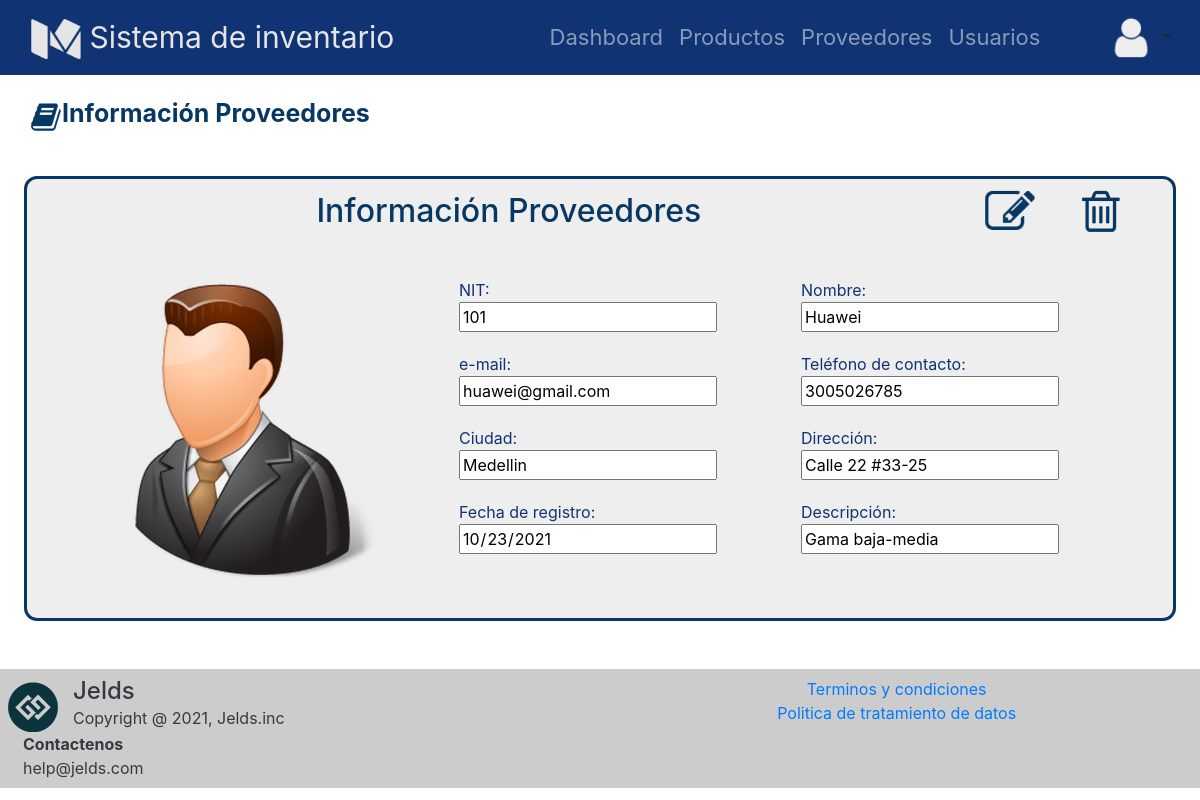
The page /proveedores/informacion/101 on the database as committed earlier.
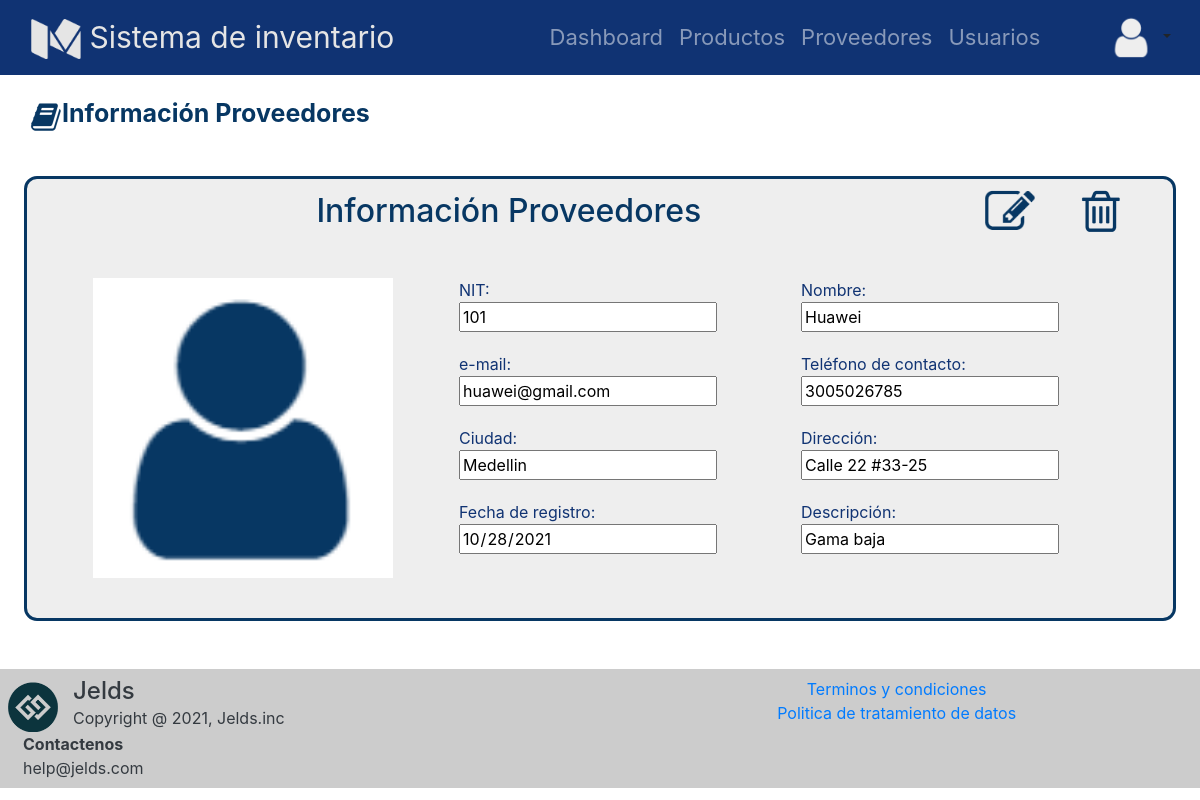
The same page on the database as committed later.
### tables this page shows
CREATE TABLE proveedor (id_prov INTEGER NOT NULL, nom_prov VARCHAR (25) NOT NULL, dirección_prov VARCHAR (30) NOT NULL, email_prov VARCHAR NOT NULL, fecha_ingreso_prov DATETIME DEFAULT CURRENT_TIMESTAMP, img_prov VARCHAR, ciudad_prov VARCHAR (30) NOT NULL, tel_prov INTEGER, desc_prov TEXT, PRIMARY KEY (id_prov));

### app.py (the view)
@app.route("/proveedores/informacion/<int:id>", methods=["GET"])
def info_proveedor_vista(id):
    proveedor=get_one_proveedor(id)
    submenu="Información"
    menu="Proveedores"
    return render_template('formularioProUser.html', submenu=submenu, menu=menu, tabla=proveedor)

### database/database_controller.py (called while the page is built)
def get_one_proveedor(id):
    db = get_db()
    cursor = db.cursor()
    statement= "SELECT id_prov,nom_prov,dirección_prov,email_prov,ciudad_prov,img_prov,fecha_ingreso_prov,desc_prov,tel_prov FROM proveedor WHERE id_prov=?;"
    cursor.execute(statement,[id])
    return cursor.fetchone()

### database/db.py (called while the page is built)
def get_db():
    try:
        if 'db' not in g:
            g.db = sqlite3.connect('database/inventario.db')
        return g.db
    except Error:
        print("Error en la base de datos: " + Error)

### templates/formularioProUser.html (shortened to what the changed rows need)
{% extends "base.html" %}
{% block css %}
<link rel="stylesheet" href="{{ url_for('static', filename='css/normalize.min.css') }}">
<link rel="stylesheet" href="https://cdn.jsdelivr.net/npm/bootstrap@4.5.3/dist/css/bootstrap.min.css">
<link rel="stylesheet" href="{{ url_for('static', filename='css/estiloproducto.css') }}">
{% endblock %}
{% block content %}
<section >
    <div class="presentacion">
        <div class="container">
            <div class="row m-sm-2" id="contenedor_titulo">
                <div class="col-10">
                     <h2>{{submenu}} {{menu}}</h2>
                 </div>
            </div>
        </div>
        <div class="foto-formulario">
            {%if submenu == 'Editar'%}
            <div class="foto_producto">
                <div class="contenedor_img">
                    <div id="preview" class="imagen"><img src="/static/img/{{tabla[5]}}" alt=""></div>
                </div>
                <div class="input-group">
                    <input type="file" accept="image/*" form="formulario" name="img" class="" id="seleccionArchivos" aria-describedby="inputGroupFileAddon04" aria-label="Upload" onclick="previsualizar()">
                    <script src="/static/js/script.js"></script>
                </div>
            </div>
            <div class="formulario">
                <form action="/update-{{menu}}"  id="formulario" method="POST">
                    {%if menu=='Usuarios'%}
                    <div>
                        <p>
                            Identificación:
                        </p>
                        <input readonly value="{{tabla[0]}}" maxlength="10" minlength="7" name="content" type="number">
                    </div>
                    {%else%}
                    <div>
                        <p>
                            NIT:
                        </p>
                        <input readonly value="{{tabla[0]}}" name="id" autofocus type="number">
                    </div>
                    {%endif%}
                    <div>
                        <p for="">
                            Nombre:
                        </p>
                        <input value="{{tabla[1]}}" name="nombre" type="text" minlength="2">
                    </div>
                    {%if menu=='Usuarios'%}
                    <div>
                        <p for="">
                            Usuario:
                        </p>
                        <input readonly  value="{{tabla[2]}}" name="usuario" id="contra" type="text" onsubmit="validar_contraseña()">
                    </div>
                    {%else%}
                    <div>
                        <p for="">
                            e-mail:
                        </p>
                        <input value="{{tabla[3]}}" name="email" type="email">
                    </div>
                    {%endif%}
                    {%if menu=='Usuarios'%}
                    <div>
                        <p for="">
                            Contraseña:
                        </p>
                        <input value="{{tabla[3]}}" name="password" type="password" id="password">
                    </div>
                    {%else%}
                    <div>
                        <p for="">
                            Teléfono de contacto:
                        </p>
                        <input value="{{tabla[8]}}" name="telefono" type="number" min="3000000000" max="3600000000">
                    </div>
                    {%endif%}
                    {%if menu=='Usuarios'%}
                    <div>
                        <p for="">
                            E-mail:
                        </p>
                        <input value="{{tabla[4]}}" name="email" type="email">
                    </div>
                    {%else%}
                    <div>
                        <p for="">
                            Ciudad:
                        </p>
                        <input value="{{tabla[4]}}" name="ciudad" type="text">
                    </div>
                    {%endif%}
                    {%if menu=='Usuarios'%}
                    <div>
                        <p for="">
                            Teléfono de contacto:
                        </p>
                        <input value="{{tabla[8]}}" name="telefono" type="number" min="3000000000" max="3600000000">
                    </div>
                    {%else%}
                    <div>
                        <p for="">
                            Dirección:
                        </p>
                        <input value="{{tabla[2]}}" name="direccion" type="text" min="">
                    </div>
                    {%endif%}
                    <div>
                        <p for="">
                            Fecha de registro:
                        </p>
                        <input value="{{tabla[6]}}" type="date" name="fregistro" placeholder="dd/mm/aaaa" required>
                    </div>
                    {%if menu!='Usuarios'%}
                    <div>
                        <p for="">
                            Descripción:
                        </p>
                        <input value="{{tabla[7]}}" name="descripcion" type="text">
                    </div>
                    <div>
                    {%endif%}
                    {% if menu=='Usuarios' %}
                    <div>
                        <p for="">
                            Rol:
                        </p>
                        <select name="rol">
                            {%if tabla[7]=='1'%}
                            <option value="1">Usuario final</option>
                            <option value="2">Administrador</option>
                            <option value="3">Super administrador</option>
                            {%elif tabla[7]=='2'%}
                            <option value="2">Administrador</option>
                            <option value="1">Usuario final</option>
                            <option value="3">Super administrador</option>
                            {%else%}
                            <option value="3">Super administrador</option>
                            <option value="1">Usuario final</option>
                            <option value="2">Administrador</option>
                            {%endif%}
                        </select>
                    </div>
                    {% endif %}
                </form>
            </div>
            {%elif submenu =='Información'%}
            <div class="foto_producto">
                <img src='/static/img/{{tabla[5]}}'/>
            </div>
            <div class="formulario">
                <form action="" method="GET">
                    {%if menu=='Usuarios'%}
                    <div>
                        <p>
                            Identificación:
                        </p>
                        <input readonly value="{{tabla[0]}}" maxlength="10" minlength="7" name="content" type="number">
                    </div>
                    {%else%}
                    <div>
                        <p>
                            NIT:
                        </p>
                        <input readonly value="{{tabla[0]}}" autofocus type="number">
                    </div>
                    {%endif%}
                    <div>
                        <p for="">
                            Nombre:
                        </p>
                        <input readonly value="{{tabla[1]}}" name="nombre" type="text" minlength="2">
                    </div>
                    {%if menu=='Usuarios'%}
                    <div>
                        <p for="">
                            Usuario:
                        </p>
                        <input readonly value="{{tabla[2]}}" name="usuario" id="contra" type="text" onsubmit="validar_contraseña()">
                    </div>
                    {%else%}
                    <div>
                        <p for="">
                            e-mail:
                        </p>
                        <input readonly value="{{tabla[3]}}" name="email" type="email">
                    </div>
                    {%endif%}
                    {%if menu=='Usuarios'%}
                    <div>
                        <p for="">
                            Password:
                        </p>
                        <input readonly value="{{tabla[3]}}" name="password" type="password">
                    </div>
                    {%else%}
                    <div>
                        <p for="">
                            Teléfono de contacto:
                        </p>
                        <input  readonly value="{{tabla[8]}}" name="telefono" type="number" min="3000000000" max="3600000000">
                    </div>
                    {%endif%}
                    {%if menu=='Usuarios'%}
                    <div>
                        <p for="">
                            E-mail:
                        </p>
                        <input readonly value="{{tabla[4]}}" name="email" type="email">
                    </div>
                    {%else%}
                    <div>
                        <p for="">
                            Ciudad:
                        </p>
                        <input readonly value="{{tabla[4]}}" name="ciudad" type="text">
                    </div>
                    {%endif%}
                    {%if menu=='Usuarios'%}
                    <div>
                        <p for="">
                            Teléfono de contacto:
                        </p>
                        <input readonly value="{{tabla[8]}}" name="telefono" type="number" min="3000000000" max="3600000000">
                    </div>
                    {%else%}
                    <div>
                        <p for="">
                            Dirección:
                        </p>
                        <input readonly value="{{tabla[2]}}" name="direccion" type="text" min="">
                    </div>
                    {%endif%}
                    <div>
                        <p for="">
                            Fecha de registro:
                        </p>
                        <input readonly value="{{tabla[6]}}" type="date" name="fregistro" placeholder="dd/mm/aaaa" required>
                    </div>
                    {%if menu!='Usuarios'%}
                    <div>
                        <p for="">
                            Descripción:
                        </p>
                        <input readonly value="{{tabla[7]}}" name="descripcion" type="text">
                    </div>
                    {%endif%}
                </form>
            </div>
            {%endif%}
        </div>
    </div>
</section>
{% endblock %}

Rows that differ between the two databases and show on the page:
changed proveedor "Huawei": img_prov: a different picture; fregistro "10/23/2021" → "10/28/2021"; descripcion "Gama baja-media" → "Gama baja"
